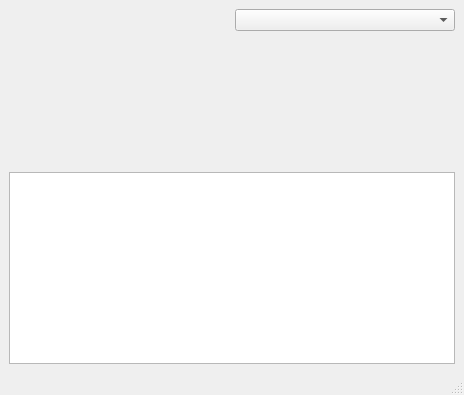
<?xml version="1.0" encoding="UTF-8"?>
<ui version="4.0">
 <class>alarmsTest</class>
 <widget class="QMainWindow" name="alarmsTest">
  <property name="geometry">
   <rect>
    <x>0</x>
    <y>0</y>
    <width>464</width>
    <height>395</height>
   </rect>
  </property>
  <property name="windowTitle">
   <string>Alarms Test</string>
  </property>
  <widget class="QWidget" name="centralwidget">
   <layout class="QGridLayout" name="gridLayout">
    <item row="2" column="0" colspan="2">
     <widget class="XTextEdit" name="_show"/>
    </item>
    <item row="1" column="1">
     <spacer name="verticalSpacer">
      <property name="orientation">
       <enum>Qt::Vertical</enum>
      </property>
      <property name="sizeHint" stdset="0">
       <size>
        <width>20</width>
        <height>40</height>
       </size>
      </property>
     </spacer>
    </item>
    <item row="0" column="1">
     <widget class="XComboBox" name="_type"/>
    </item>
    <item row="0" column="0" rowspan="2">
     <widget class="Alarms" name="_widget"/>
    </item>
   </layout>
  </widget>
  <widget class="QMenuBar" name="menubar">
   <property name="geometry">
    <rect>
     <x>0</x>
     <y>0</y>
     <width>464</width>
     <height>22</height>
    </rect>
   </property>
  </widget>
  <widget class="QStatusBar" name="statusbar"/>
 </widget>
 <customwidgets>
  <customwidget>
   <class>Alarms</class>
   <extends>QWidget</extends>
   <header>alarms.h</header>
  </customwidget>
  <customwidget>
   <class>XComboBox</class>
   <extends>QComboBox</extends>
   <header>xcombobox.h</header>
  </customwidget>
  <customwidget>
   <class>XTextEdit</class>
   <extends>QTextEdit</extends>
   <header>xtextedit.h</header>
  </customwidget>
 </customwidgets>
 <resources/>
 <connections/>
</ui>
